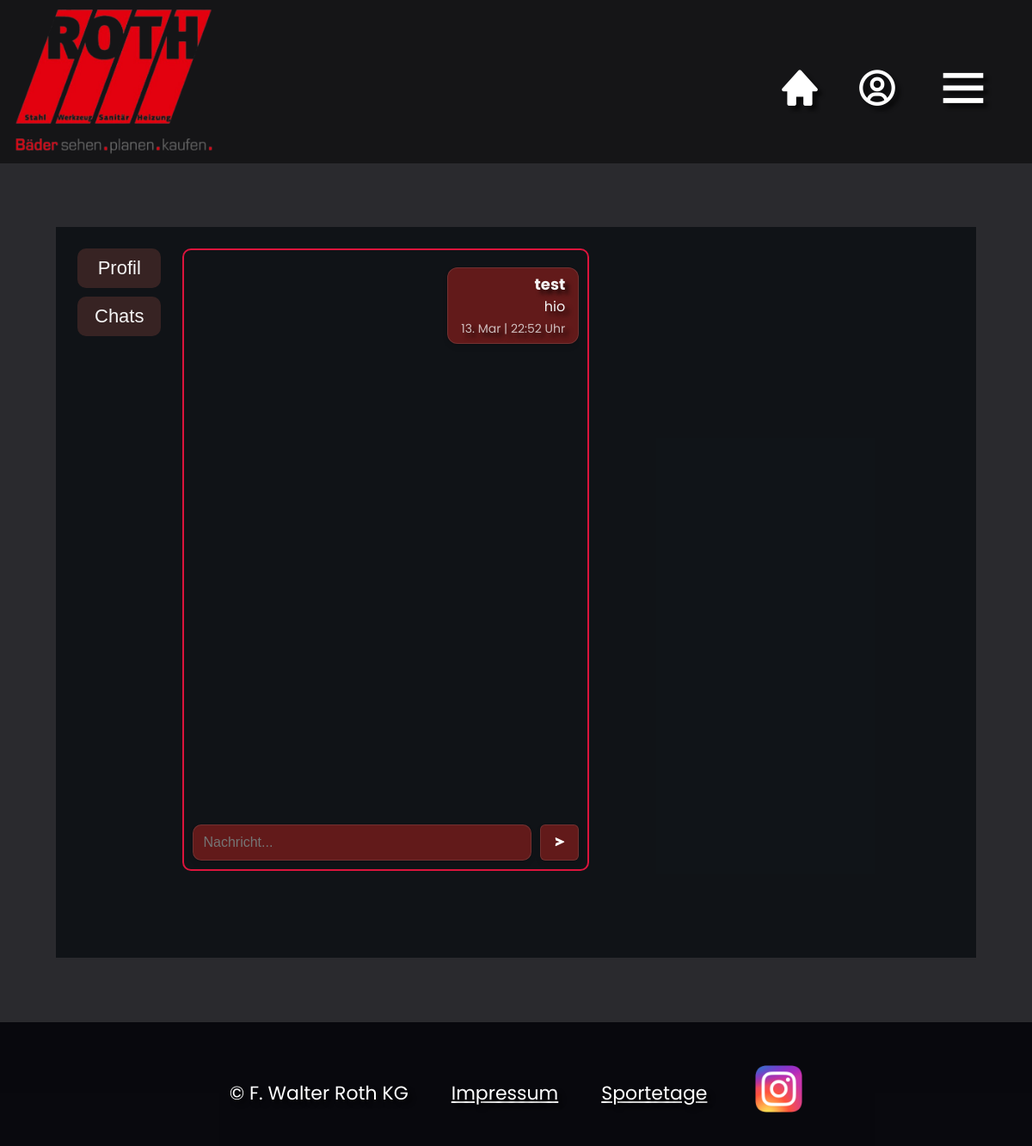
The app's page /chat-redirect (signed in), older data.
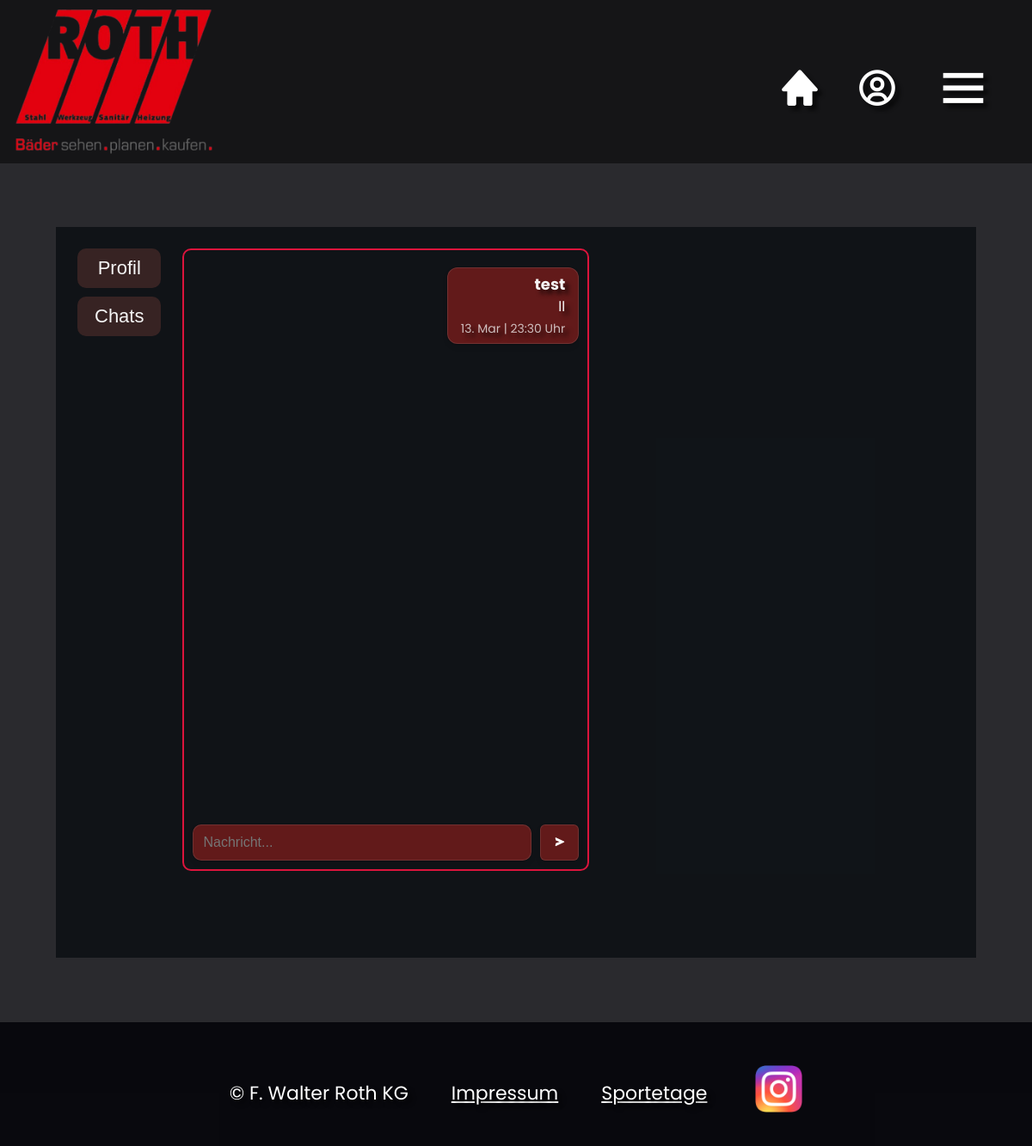
The same page, newer data.
### main.py (models this page shows)
class Message(db.Model):
    id = db.Column(db.Integer, primary_key=True)
    user_ip = db.Column(db.String(200), nullable=True)
    username = db.Column(db.String(200), nullable=True)
    content = db.Column(db.String(500), nullable=True)
    conversation = db.Column(db.String(200), nullable=False)
    created_at = db.Column(db.DateTime(), default=datetime.now)

### main.py (the view, shortened to what this page needs)
@app.route("/chat-redirect", methods=["POST","GET"])
def chat_redirect():
    conversations = []
    user = User.query.filter_by(id=current_user.id).first()
    room = Conversation.query.filter_by(owner=user.id).first()
    if room:
        session["room"] = room.id
    session["name"] = user.username
    team_status = user.team_status
    dict_messages = []
    if room:
        messages = Message.query.filter_by(conversation=room.id).all()
        for msg in messages:
            dict_messages.append({
                'username': msg.username,
                'content': msg.content,
                'created_at': msg.created_at.strftime('%d. %b | %H:%M Uhr')
                })
    return render_template("chat-redirect.html", username=user.username, messages=dict_messages,
                            team_status=team_status, conversations=conversations)

### main.py (called while the page is built)
@login_manager.user_loader
def load_user(user_id):
    return User.query.get(int(user_id))

### templates/chat-redirect.html (shortened to what this page needs)
<!DOCTYPE html>
<html lang="en">
  <head>
    <link
      href="https://unpkg.com/boxicons@2.1.4/css/boxicons.min.css"
      rel="stylesheet"
    />
    <link rel="stylesheet" href="/static/style.css" />
  </head>
  <body>
    <div class="page-container">
      <div class="page-nav">
        <button onclick="loadSection('profile')">Profil</button>
        <button onclick="location.href = '/chat-redirect'">Chats</button>
      </div>
      <div class="dashboard-display" id="dashboard-display">
        <div class="chatbox-wrapper" style="min-width: 50%" id="chatbox">
          <div class="messages" id="messages">
            {% for msg in messages %}
            <div
              class="{{ 'messenger-msg-right' if username == msg['username'] else 'messenger-msg-left' }}"
            >
              <div style="font-size: 18px"><b>{{ msg['username'] }}</b></div>
              <div style="font-size: 16px">{{ msg['content'] }}</div>
              <span style="font-size: 14px; color: rgba(245, 245, 245, 0.75)"
                >{{ msg['created_at'] }}</span
              >
            </div>
            {% endfor %}
          </div>
          <form class="messenger-form" id="chatForm" method="POST">
            <input
              id="message"
              name="content"
              class="messenger-form-text"
              type="text"
              placeholder="Nachricht..."
            />
            <button
              class="messenger-form-btn"
              type="button"
              onclick="sendMessage()"
            >
              <i class="bx bxs-send"></i>
            </button>
          </form>
        </div>
      </div>
    </div>
  </body>
  <footer class="footer_bar"></footer>
</html>

### static/style.css (style rules this page uses)
body { font-family: "Poppins"; margin: 0; margin-bottom: 0; text-shadow: 5px 5px 5px rgba(0, 0, 0, 0.65); background-color: rgba(5, 5, 10, 0.85); }
:root { --color-bg: hsl(0, 0%, 100%); --color-bg-light: hsl(0, 0%, 100%); }
.chatbox-wrapper { float: left; margin-right: auto; height: 700px; border-radius: 10px; padding: 10px 10px; display: flex; flex-direction: column; gap: 10px; border: 2px solid crimson; color: whitesmoke; }
.messenger-msg-right { margin-block: 10px; padding-inline: 16px; padding-block: 6px; border-radius: 12px; background-color: rgb(98, 26, 26); box-shadow: inset 0 0 0.5px 1px hsla(0, 0%, 100%, 0.1), 0 0 0 1px hsla(0, 0%, 0%, 0.05), 0 0.3px 0.4px hsla(0, 0%, 0%, 0.02), 0 0.9px 1.5px hsla(0, 0%, 0%, 0.045), 0 3.5px 6px hsla(0, 0%, 0%, 0.09); width: fit-content; text-align: end; height: fit-content; max-width: 80%; margin-left: auto; word-wrap: break-word; }
.messenger-form { border-radius: 12px; background-color: transparent; font-size: 16px; width: 100%; margin-inline: auto; bottom: 10px; display: flex; flex: e; gap: 10px; }
.messenger-form-text { font-size: 16px; color: white; width: 100%; text-align: left; border: none; padding-inline: 12px; padding-block: 12px; border-radius: 10px; background-color: rgb(98, 26, 26); box-shadow: inset 0 0 0.5px 1px hsla(0, 0%, 100%, 0.1), 0 0 0 1px hsla(0, 0%, 0%, 0.05), 0 0.3px 0.4px hsla(0, 0%, 0%, 0.02), 0 0.9px 1.5px hsla(0, 0%, 0%, 0.045), 0 3.5px 6px hsla(0, 0%, 0%, 0.09); }
.messenger-form-btn { color: white; text-align: left; border: none; padding-inline: 16px; padding-block: 6px; border-radius: 6px; background-color: rgb(98, 26, 26); box-shadow: inset 0 0 0.5px 1px hsla(0, 0%, 100%, 0.1), 0 0 0 1px hsla(0, 0%, 0%, 0.05), 0 0.3px 0.4px hsla(0, 0%, 0%, 0.02), 0 0.9px 1.5px hsla(0, 0%, 0%, 0.045), 0 3.5px 6px hsla(0, 0%, 0%, 0.09); }
.messages { width: 100%; height: calc(100% - 44px); overflow-y: scroll; }
.page-container { background-color: rgba(10, 14, 18, 0.8); max-width: 85vw; margin-top: 33vh; min-height: 100vh; margin-inline: auto; padding: 25px 25px; display: flex; gap: 25px; color: whitesmoke; }
.page-nav { font-size: 22px; display: flex; gap: 10px; flex-flow: column; border-radius: 10px; }
.page-nav button { padding: 10px 20px; border-radius: 10px; text-align: center; border: none; font-size: 22px; color: whitesmoke; background-color: rgb(55, 35, 35); }
.dashboard-display { display: flex; flex-grow: 1; gap: 25px; flex-wrap: wrap; flex-flow: column; }

Row changes from the older to the newer data that the page shows:
changed Message "test": content "hio" → "ll"; created_at "13. Mar | 22:52 Uhr" → "13. Mar | 23:30 Uhr"
